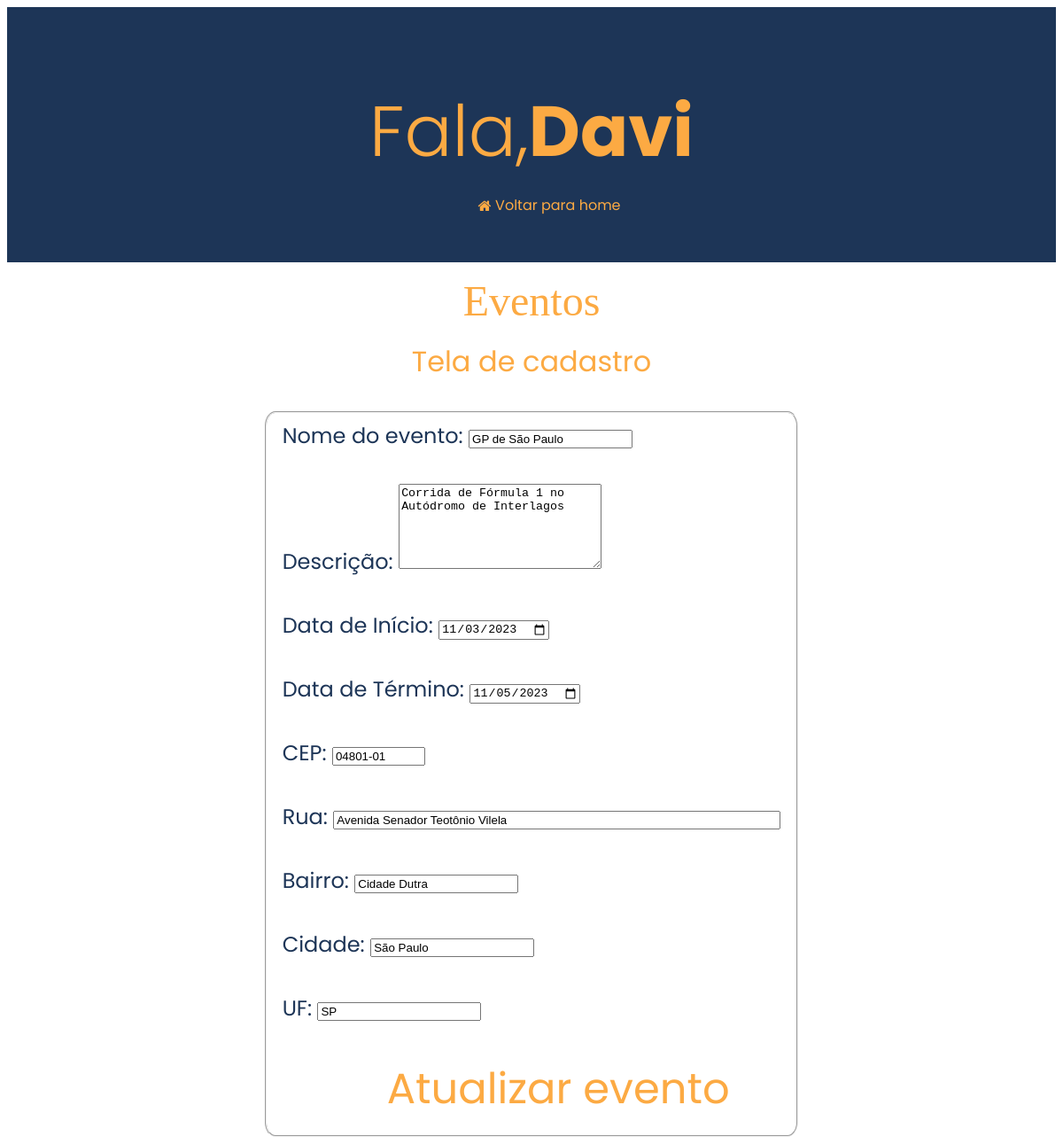
Page /pages/events/eventsedit.php?id_evento=20 (signed in) on the committed database.
### tables this page shows
CREATE TABLE `eventos` (
  `id` int(11) NOT NULL,
  `nome_ev` varchar(100) NOT NULL,
  `descricao` varchar(1200) NOT NULL,
  `data_inicio` date NOT NULL,
  `data_fim` date NOT NULL,
  `cep` varchar(8) NOT NULL,
  `rua` varchar(100) NOT NULL,
  `bairro` varchar(40) NOT NULL,
  `cidade` varchar(50) NOT NULL,
  `estado` varchar(40) NOT NULL,
  `path_img` varchar(255) NOT NULL,
  `usuario_id` int(11) NOT NULL
);

### controllers/editar_evento.php (called while the page is built, shortened)
<?php
    require_once '../../assets/db/connect.php';
    if(isset($_GET['id_evento'])){
        $result_evento = mysqli_query($conexao, "SELECT * FROM `eventos` WHERE `id` = " . $_GET['id_evento']);
        $numero_result = mysqli_num_rows($result_evento);
        if($numero_result == 1){
            $edit_evento = mysqli_fetch_array($result_evento);
                    ?>
                    <?php
        }
    }
?>

### pages/events/eventsedit.php (the view, shortened to what this page needs)
<?php
    require_once "../../controllers/editar_evento.php";
?>
<!DOCTYPE html>
<html lang="pt-br">
<head>
    <link rel="stylesheet" href="./css/eventscrud.css">
    <link rel="stylesheet" href="https://cdnjs.cloudflare.com/ajax/libs/font-awesome/4.7.0/css/font-awesome.min.css">
    <link href="https://unpkg.com/boxicons@2.1.2/css/boxicons.min.css" rel="stylesheet" />
</head>
<body>
    <div class="title">
        <div class="hero">
            <h1>Fala, <strong><?php echo $_SESSION['nome']; ?></strong></h1>
            <ul class="icons">
                <a href="../home/index.php" style="text-decoration: none;"><i class="fa fa-home"
                        style="color: #fcaa43; justify-content: center; align-items: center; display: flex;"><span
                            style="font-family: Poppins, serif; margin-left: 0.3rem;"> Voltar para home</span></i></a>
        </div><br><br><br>
        <p><span style="font-family: Grafite;"> Eventos</span></p><br>
        <p style="font-size: 2rem; margin-top: -4rem;">Tela de cadastro</p>
    </div>
    <div class="container">
        <fieldset>
            <form enctype="multipart/form-data" action="" method="POST">
            Nome do evento: <input type="text" name="a_nome_ev" maxlength="100" value="<?php echo $edit_evento[1]; ?>" required><br><br>
        Descrição: <textarea type="text" name="a_descricao" maxlength="1200" rows="6" cols="26"><?php echo $edit_evento[2]; ?></textarea><br><br>
        Data de Início: <input type="date" name="a_data_inicio" value="<?php echo $edit_evento[3]; ?>" pattern="YYYY-MM-DD" required><br><br>
        Data de Término: <input type="date" name="a_data_fim" value="<?php echo $edit_evento[4]; ?>" pattern="YYYY-MM-DD" required><br><br>
        CEP: <input name="a_cep" type="text" id="cep" value="<?php echo $edit_evento[5]; ?>" size="10" maxlength="9"
               onblur="pesquisacep(this.value);"><br><br>
        Rua: <input name="a_rua" type="text" id="rua" value="<?php echo $edit_evento[6]; ?>" size="60" required><br><br>
        Bairro: <input name="a_bairro" type="text" id="bairro" value="<?php echo $edit_evento[7]; ?>" required><br><br>
        Cidade: <input name="a_cidade" type="text" id="cidade" value="<?php echo $edit_evento[8]; ?>" required><br><br>
        UF: <input name="a_estado" type="text" id="uf" value="<?php echo $edit_evento[9]; ?>" required><br><br>
                <button type="submit">Atualizar evento</button>
            </form>
        </fieldset>
    </div>
</body>
</html>

### pages/events/css/eventscrud.css (style rules this page uses)
body { font-family: Poppins, serif; font-size: 1rem; line-height: 1.5; background-color: #fff; }
.title h1 { color: #fcaa43; justify-content: center; align-items: center; display: flex; font-size: 5rem; }
.title p { color: #fcaa43; justify-content: center; align-items: center; display: flex; font-size: 3rem; margin-top: -4rem; }
.hero { width: 100%; height: 18rem; background: #1d3557; display: table; }
h1 { color: #1d3557; text-align: center; margin: 0; padding: 0; display: table-cell; vertical-align: middle; text-align: center; color: #fff; font-weight: 300; margin-top: 5rem; }
.container fieldset { color: #1d3557; }
fieldset { color: black; border-radius: 2%; }
.container { justify-content: center; align-items: center; display: flex; font-size: 1.5rem; }
button { font-family: 'Poppins', serif; color: #fcaa43; background-color: transparent; font-size: 3rem; border: none; margin-left: 7rem; cursor: pointer; }

### rows in the picture
eventos: a_nome_ev "GP de São Paulo", a_descricao "Corrida de Fórmula 1 no Autódromo de Interlagos", a_data_inicio "11/03/2023", a_data_fim "11/05/2023", a_cep "04801-01", a_rua "Avenida Senador Teotônio Vilela", a_bairro "Cidade Dutra", a_cidade "São Paulo", a_estado "SP"

### other values in the picture
$_SESSION['nome'] "Davi"
